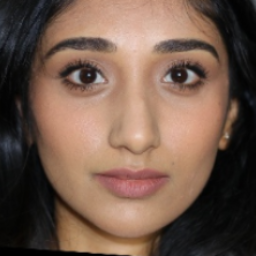
#> input picture imgs/non-makeup.png, 256 x 256 px
$ jupyter execute --allow-errors CPM_v2.ipynb   (shell and % lines are left out)
#> lines starting #> are read from the running program, lines starting #| are printed output that depends on the picture
### ⚠️⚠️⚠️ UPDATE 1 SEPTEMBER 2021: THIS NOTEBOOK MAY NOT RUN PROPERLY, WE'RE IDENTIFYING THE PROBLEMS. PLEASE CHECK BACK LATER! THANK YOU ⚠️⚠️⚠️

# Makeup Transfer with CPM

This Colab demonstrates Makeup Transfer Application using **CPM** (Color-Pattern Makeup Transfer) model.

The model architecture is described in the paper "[Lipstick ain't enough: Beyond Color-Matching for In-the-Wild MakeUp Transfer](https://arxiv.org/abs/2104.01867)", in CVPR 2021.
Source code and datasets are publicly available on
[Github](github.com/VinAIResearch/CPM).

CPM is the a holistic makeup transfer model that can replicate **both colors and patterns** from a reference makeup style to another image.

In this Colab, we'll investigate each cases of transferring makeup:

*   Pattern + Color
*   Pattern Only
*   Color Only

**Please Create a COPY of this Notebook before you run the code**

### Requirements

[cell 1]
# Install required libraries. This takes about **4-5 mins**.

### Add Source Code to your Drive

1. Open *CPM-Shared-Folder* in [this link](https://drive.google.com/drive/folders/1rZyAvaAtqZ9a0okVcv4OFaq9aiVvKg5Q?usp=sharing)
2. Add shortcut of *CPM-Shared-Folder* to your Drive.
3. Choose *My Drive*, then click ADD SHORTCUT.

### Mount Google Drive

[cell 2]
from google.colab import drive
import os

drive.mount('/content/gdrive', force_remount=True)
root_dir = "/content/gdrive/My Drive/"
path = os.path.join(root_dir, 'CPM')
#> (the rest of this cell did not finish here and is left out)

# Usage

Input:
- Original Image (Non-makeup) (left)
- Style (right)

We'll go though 3 type of makeup transfer:

- Pattern + Color
- Color Only
- Pattern Only

[cell 3]
# Check input images
from PIL import Image
import numpy as np

original = np.array(Image.open('./imgs/non-makeup.png').resize((256, 256), Image.LANCZOS))
#> original is the input picture: shape (256, 256, 3); mean R, G, B 113.6, 88.8, 75
style = np.array(Image.open('./imgs/style-1.png').resize((256, 256), Image.LANCZOS))
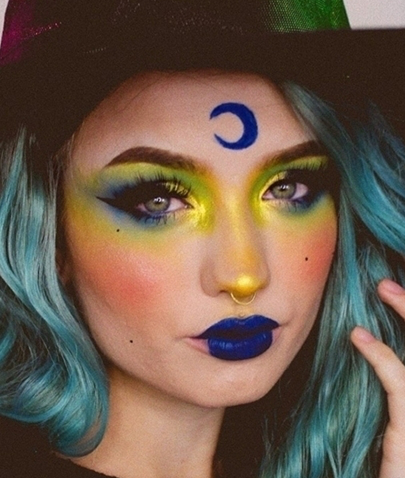
#> input picture imgs/style-1.png, 405 x 478 px
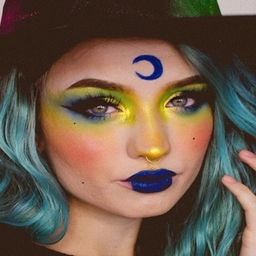
#> style: shape (256, 256, 3); mean R, G, B 109.6, 90.7, 75.3

Image.fromarray(np.concatenate([original, style], axis=1))
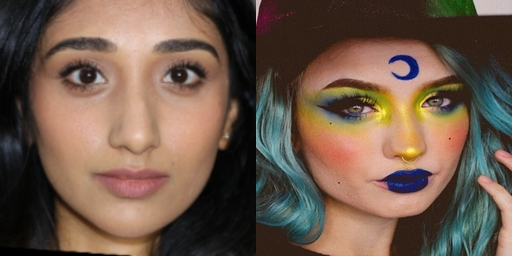
#> Out: PIL image 512x256 RGB; mean R, G, B 111.6, 89.7, 75.1

### Pattern + Color

[cell 4]
# Pattern + Color: Image will be saved in 'result.png'
os.chdir(path)

[cell 5]
Image.open(os.path.join(path, 'result.png'))
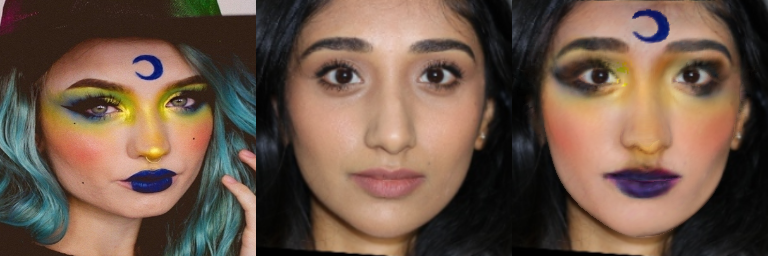
#> input picture result.png, 768 x 256 px, found by its file name
